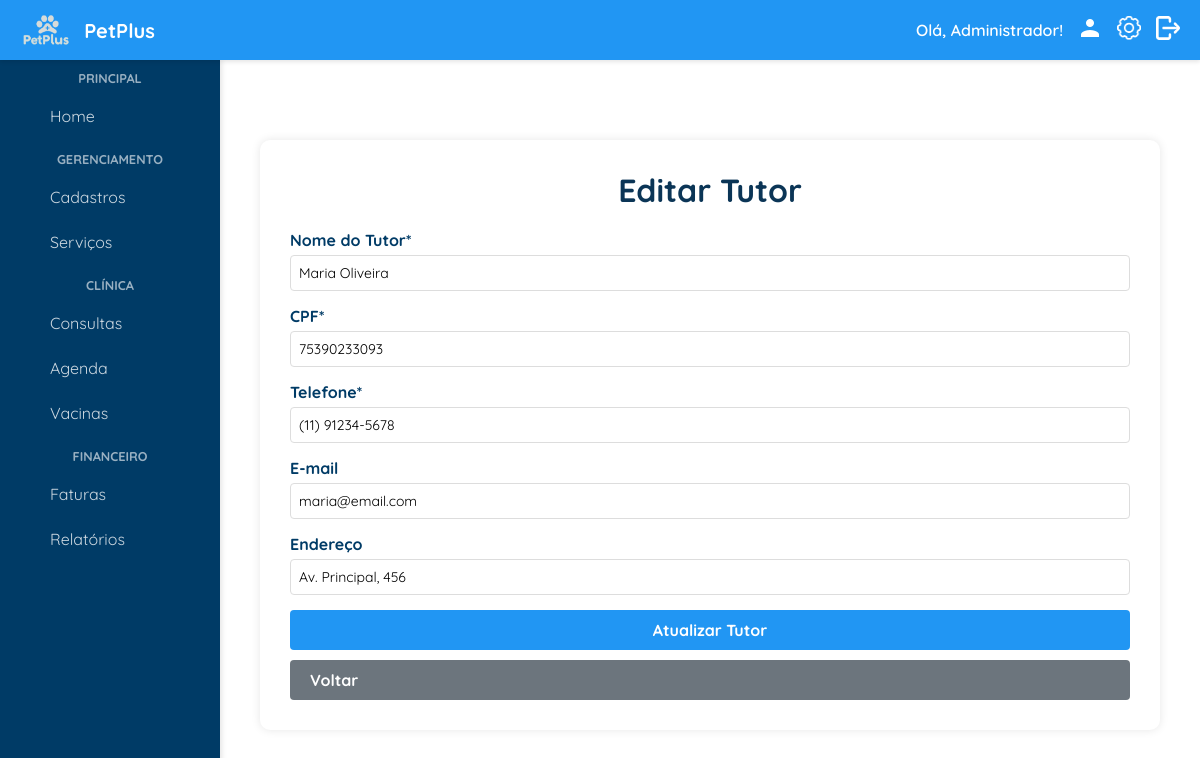
The app's page /cadastrar_pet/editar_tutor.php?id=2 (signed in) with its own data.
### tables this page shows
CREATE TABLE IF NOT EXISTS Tutor (
    id_tutor INT AUTO_INCREMENT PRIMARY KEY,
    nome VARCHAR(100) NOT NULL,
    cpf VARCHAR(14) UNIQUE,
    email VARCHAR(100),
    telefone VARCHAR(15),
    endereco VARCHAR(200),
    data_cadastro TIMESTAMP DEFAULT CURRENT_TIMESTAMP
);

### cadastrar_pet/editar_tutor.php (the view, shortened to what this page needs)
<?php
require_once('../includes/header.php');
require_once('../includes/sidebar.php');
$conn = conecta_db();
$id_tutor = (int)$_GET['id'];
$sql = "SELECT * FROM Tutor WHERE id_tutor = ?";
$stmt = $conn->prepare($sql);
$stmt->bind_param("i", $id_tutor);
$stmt->execute();
$result = $stmt->get_result();
$tutor = $result->fetch_assoc();
?>
<!DOCTYPE html>
<html lang="pt-br">
<head>
</head>
<body>
    <div class="container">
        <div class="card">
            <h1>Editar Tutor</h1>
            <form action="editar_tutor.php?id=<?php echo $id_tutor; ?>" method="POST">
                <div class="form-group">
                    <label for="nome_tutor">Nome do Tutor*</label>
                    <input type="text" id="nome_tutor" name="nome" value="<?php echo htmlspecialchars($tutor['nome']); ?>" required />
                </div>
                <div class="form-group">
                    <label for="cpf_tutor">CPF*</label>
                    <input type="text" id="cpf_tutor" name="cpf" value="<?php echo htmlspecialchars($tutor['cpf']); ?>" required />
                </div>
                <div class="form-group">
                    <label for="telefone_tutor">Telefone*</label>
                    <input type="text" id="telefone_tutor" name="telefone" value="<?php echo htmlspecialchars($tutor['telefone']); ?>" required />
                </div>
                <div class="form-group">
                    <label for="email_tutor">E-mail</label>
                    <input type="email" id="email_tutor" name="email" value="<?php echo htmlspecialchars($tutor['email'] ?? ''); ?>" />
                </div>
                <div class="form-group">
                    <label for="endereco_tutor">Endereço</label>
                    <input type="text" id="endereco_tutor" name="endereco" value="<?php echo htmlspecialchars($tutor['endereco'] ?? ''); ?>" />
                </div>
                <button type="submit" class="btn-primary">Atualizar Tutor</button>
                <a href="cadastrar_pets.php" class="btn-secondary">Voltar</a>
            </form>
        </div>
    </div>
</body>
</html>

### includes/temas.css (style rules this page uses)
.tema-claro { --cor-fundo: #f6f9fc; --cor-texto: #333; --cor-primaria: #2196f3; --cor-secundaria: #0b3556; --cor-borda: #ddd; --cor-fundo-card: #fff; --cor-fundo-header: #2196f3; --cor-texto-header: #fff; }
body { background-color: var(--cor-fundo); color: var(--cor-texto); }
.container, .conteudo { background-color: var(--cor-fundo-card) !important; border-color: var(--cor-borda) !important; }
button, .btn-primary, .botao { background-color: var(--cor-primaria) !important; color: #fff !important; }

### includes/global.css (style rules this page uses)
* { margin: 0; padding: 0; box-sizing: border-box; font-family: "Quicksand", sans-serif; }
body { background-color: #f6f9fc; padding-top: 60px; }
.container { margin-left: 220px; padding: 20px; transition: margin-left 0.3s; }
.card { background-color: #ffffff; padding: 30px; border-radius: 10px; box-shadow: 0 2px 8px rgba(0, 0, 0, 0.1); max-width: 900px; margin: 0 auto 30px; }
h1, h2, h3 { color: #003b66; text-align: center; margin-bottom: 20px; }
.form-group { margin-bottom: 20px; }
label { display: block; margin-bottom: 6px; font-weight: bold; color: #003b66; }
input, select, textarea { width: 100%; padding: 10px; border-radius: 6px; border: 1px solid #ccc; font-size: 14px; box-sizing: border-box; }
.btn-primary { background-color: #003b66; color: white; padding: 12px; border: none; font-size: 16px; border-radius: 6px; cursor: pointer; width: 100%; font-weight: bold; }
.btn-secondary { background-color: #6c757d; color: white; padding: 12px; border: none; font-size: 16px; border-radius: 6px; cursor: pointer; width: 100%; font-weight: bold; margin-top: 10px; }

### cadastrar_pet/editar_tutor.php (style rules this page uses)
.container { margin-left: 220px; padding: 80px 30px 30px; }
.card { background-color: white; border-radius: 10px; box-shadow: 0 0 10px rgba(0,0,0,0.1); padding: 30px; margin-bottom: 20px; }
h1, h2 { color: #0b3556; margin-bottom: 20px; }
.form-group { margin-bottom: 15px; }
.form-group label { display: block; margin-bottom: 5px; font-weight: bold; }
.form-group input, .form-group select, .form-group textarea { width: 100%; padding: 8px; border: 1px solid #ddd; border-radius: 4px; }
.btn-primary { background-color: #0b3556; color: white; border: none; padding: 10px 20px; border-radius: 4px; cursor: pointer; font-weight: bold; }
.btn-secondary { background-color: #6c757d; color: white; border: none; padding: 10px 20px; border-radius: 4px; margin-top: 10px; text-decoration: none; display: inline-block; }

### records on screen
tutor: nome "Maria Oliveira", cpf "75390233093", telefone "(11) 91234-5678", email "maria@email.com", endereco "Av. Principal, 456"

### other values on screen
$nomeUsuario "Administrador"
